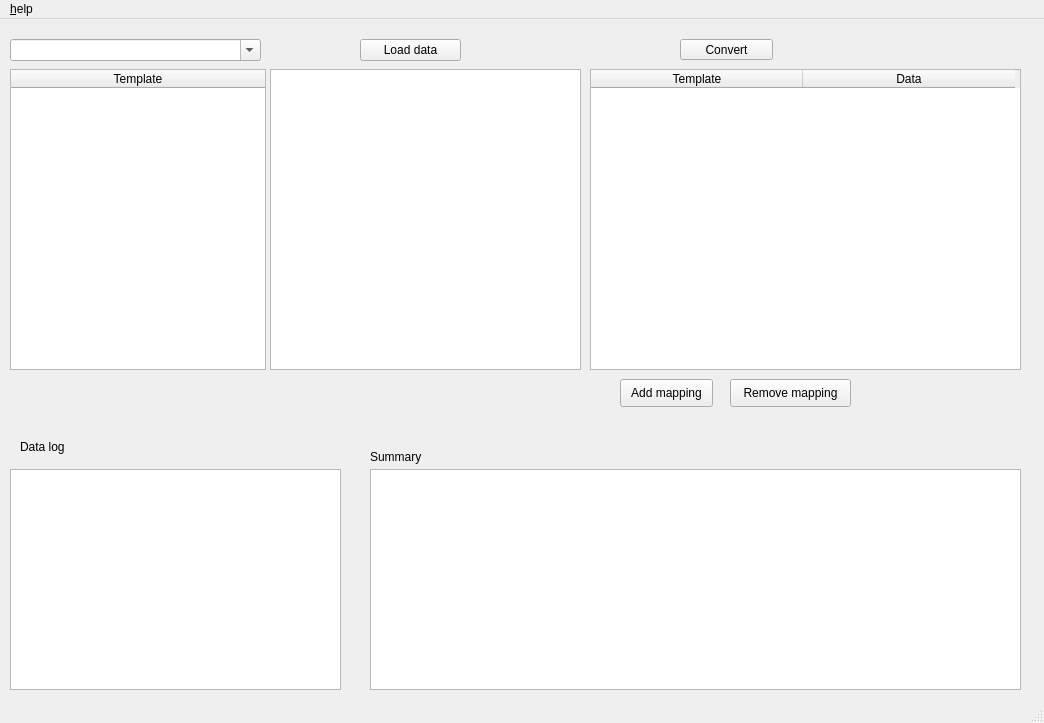
<?xml version="1.0" encoding="UTF-8"?>
<ui version="4.0">
 <class>MainWindow</class>
 <widget class="QMainWindow" name="MainWindow">
  <property name="geometry">
   <rect>
    <x>0</x>
    <y>0</y>
    <width>1044</width>
    <height>723</height>
   </rect>
  </property>
  <property name="windowTitle">
   <string>CSV Mapper</string>
  </property>
  <property name="windowIcon">
   <iconset>
    <normaloff>../icon/H_check.png</normaloff>../icon/H_check.png</iconset>
  </property>
  <property name="documentMode">
   <bool>true</bool>
  </property>
  <widget class="QWidget" name="widget">
   <widget class="QTableWidget" name="template_table">
    <property name="geometry">
     <rect>
      <x>10</x>
      <y>50</y>
      <width>256</width>
      <height>301</height>
     </rect>
    </property>
    <property name="sizeAdjustPolicy">
     <enum>QAbstractScrollArea::AdjustToContents</enum>
    </property>
    <attribute name="horizontalHeaderDefaultSectionSize">
     <number>254</number>
    </attribute>
    <column>
     <property name="text">
      <string>Template</string>
     </property>
    </column>
   </widget>
   <widget class="QTableView" name="data_table">
    <property name="geometry">
     <rect>
      <x>270</x>
      <y>50</y>
      <width>311</width>
      <height>301</height>
     </rect>
    </property>
    <property name="sizeAdjustPolicy">
     <enum>QAbstractScrollArea::AdjustToContents</enum>
    </property>
    <property name="editTriggers">
     <set>QAbstractItemView::NoEditTriggers</set>
    </property>
    <property name="dragDropMode">
     <enum>QAbstractItemView::DragOnly</enum>
    </property>
    <property name="defaultDropAction">
     <enum>Qt::IgnoreAction</enum>
    </property>
    <property name="alternatingRowColors">
     <bool>true</bool>
    </property>
    <property name="selectionMode">
     <enum>QAbstractItemView::SingleSelection</enum>
    </property>
    <property name="selectionBehavior">
     <enum>QAbstractItemView::SelectColumns</enum>
    </property>
   </widget>
   <widget class="QTableWidget" name="mapping_table">
    <property name="geometry">
     <rect>
      <x>590</x>
      <y>50</y>
      <width>431</width>
      <height>301</height>
     </rect>
    </property>
    <property name="sizeAdjustPolicy">
     <enum>QAbstractScrollArea::AdjustToContents</enum>
    </property>
    <property name="dragDropMode">
     <enum>QAbstractItemView::DropOnly</enum>
    </property>
    <property name="defaultDropAction">
     <enum>Qt::IgnoreAction</enum>
    </property>
    <property name="alternatingRowColors">
     <bool>true</bool>
    </property>
    <property name="selectionMode">
     <enum>QAbstractItemView::SingleSelection</enum>
    </property>
    <attribute name="horizontalHeaderDefaultSectionSize">
     <number>212</number>
    </attribute>
    <column>
     <property name="text">
      <string>Template</string>
     </property>
    </column>
    <column>
     <property name="text">
      <string>Data</string>
     </property>
    </column>
   </widget>
   <widget class="QToolButton" name="toolButton_load">
    <property name="geometry">
     <rect>
      <x>360</x>
      <y>20</y>
      <width>101</width>
      <height>22</height>
     </rect>
    </property>
    <property name="text">
     <string>Load data</string>
    </property>
   </widget>
   <widget class="QComboBox" name="comboBox_template">
    <property name="geometry">
     <rect>
      <x>10</x>
      <y>20</y>
      <width>251</width>
      <height>22</height>
     </rect>
    </property>
    <property name="sizePolicy">
     <sizepolicy hsizetype="Expanding" vsizetype="Fixed">
      <horstretch>0</horstretch>
      <verstretch>0</verstretch>
     </sizepolicy>
    </property>
    <property name="editable">
     <bool>true</bool>
    </property>
    <property name="currentText">
     <string/>
    </property>
    <property name="currentIndex">
     <number>-1</number>
    </property>
    <property name="maxVisibleItems">
     <number>20</number>
    </property>
    <property name="placeholderText">
     <string>Choose a template for the mapping</string>
    </property>
   </widget>
   <widget class="QPushButton" name="convert_data">
    <property name="geometry">
     <rect>
      <x>680</x>
      <y>20</y>
      <width>93</width>
      <height>21</height>
     </rect>
    </property>
    <property name="text">
     <string>Convert</string>
    </property>
   </widget>
   <widget class="QTextEdit" name="log_text">
    <property name="geometry">
     <rect>
      <x>10</x>
      <y>450</y>
      <width>331</width>
      <height>221</height>
     </rect>
    </property>
   </widget>
   <widget class="QLabel" name="label">
    <property name="geometry">
     <rect>
      <x>20</x>
      <y>420</y>
      <width>55</width>
      <height>16</height>
     </rect>
    </property>
    <property name="text">
     <string>Data log</string>
    </property>
   </widget>
   <widget class="QTextEdit" name="textEdit_2">
    <property name="geometry">
     <rect>
      <x>370</x>
      <y>450</y>
      <width>651</width>
      <height>221</height>
     </rect>
    </property>
   </widget>
   <widget class="QLabel" name="label_2">
    <property name="geometry">
     <rect>
      <x>370</x>
      <y>430</y>
      <width>55</width>
      <height>16</height>
     </rect>
    </property>
    <property name="text">
     <string>Summary</string>
    </property>
   </widget>
   <widget class="QPushButton" name="add_mapping">
    <property name="geometry">
     <rect>
      <x>620</x>
      <y>360</y>
      <width>93</width>
      <height>28</height>
     </rect>
    </property>
    <property name="text">
     <string>Add mapping</string>
    </property>
   </widget>
   <widget class="QPushButton" name="remove_mapping">
    <property name="geometry">
     <rect>
      <x>730</x>
      <y>360</y>
      <width>121</width>
      <height>28</height>
     </rect>
    </property>
    <property name="text">
     <string>Remove mapping</string>
    </property>
   </widget>
  </widget>
  <widget class="QMenuBar" name="menubar">
   <property name="geometry">
    <rect>
     <x>0</x>
     <y>0</y>
     <width>1044</width>
     <height>26</height>
    </rect>
   </property>
   <widget class="QMenu" name="menu_help">
    <property name="title">
     <string>&amp;help</string>
    </property>
   </widget>
   <addaction name="menu_help"/>
  </widget>
  <widget class="QStatusBar" name="statusbar"/>
 </widget>
 <resources/>
 <connections/>
</ui>
